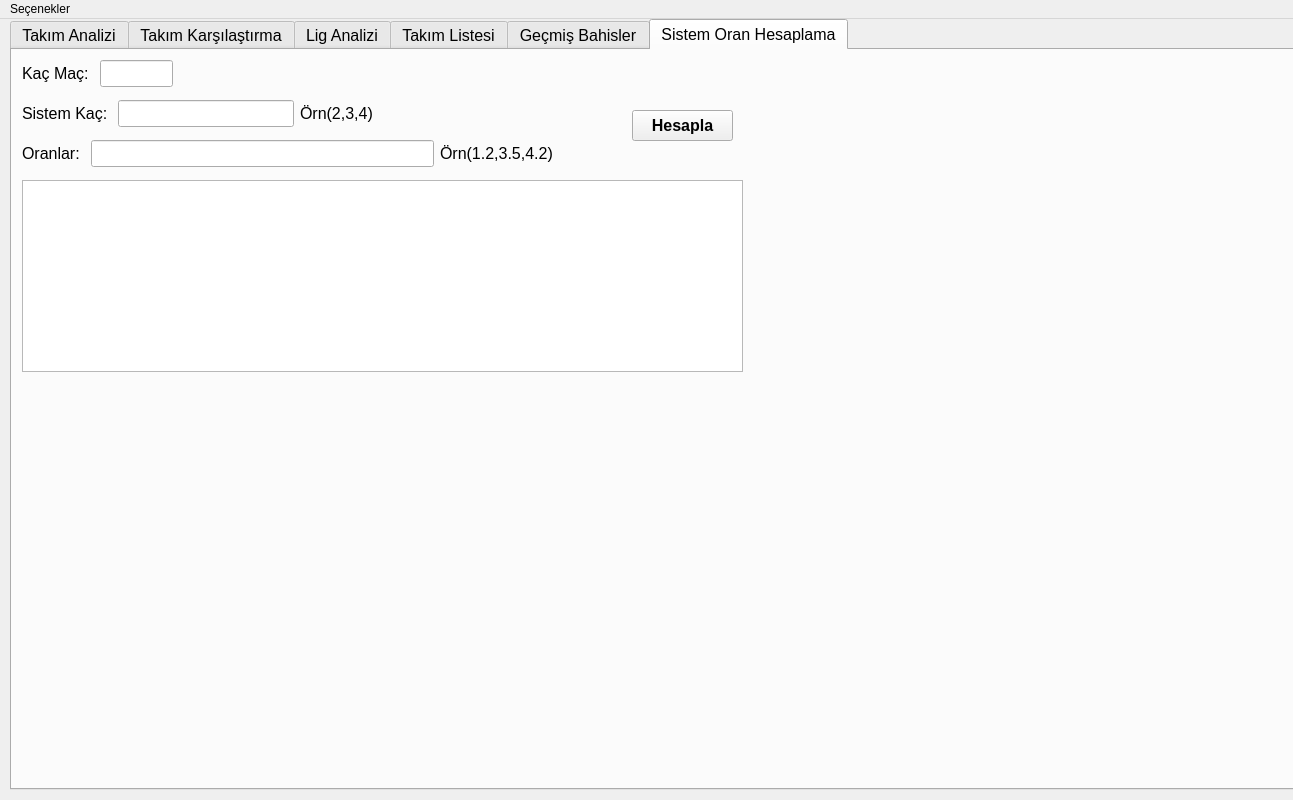
<?xml version="1.0" encoding="UTF-8"?>
<ui version="4.0">
 <class>MainWindow</class>
 <widget class="QMainWindow" name="MainWindow">
  <property name="geometry">
   <rect>
    <x>0</x>
    <y>0</y>
    <width>1293</width>
    <height>800</height>
   </rect>
  </property>
  <property name="windowTitle">
   <string>İDDDA ANALİZ</string>
  </property>
  <widget class="QWidget" name="centralwidget">
   <widget class="QTabWidget" name="rootTabWidget">
    <property name="geometry">
     <rect>
      <x>10</x>
      <y>0</y>
      <width>1291</width>
      <height>771</height>
     </rect>
    </property>
    <property name="sizePolicy">
     <sizepolicy hsizetype="Preferred" vsizetype="Preferred">
      <horstretch>0</horstretch>
      <verstretch>0</verstretch>
     </sizepolicy>
    </property>
    <property name="font">
     <font>
      <pointsize>12</pointsize>
     </font>
    </property>
    <property name="toolTip">
     <string extracomment="hello"/>
    </property>
    <property name="currentIndex">
     <number>5</number>
    </property>
    <widget class="QWidget" name="teamAnalysisTab">
     <attribute name="title">
      <string>Takım Analizi</string>
     </attribute>
     <widget class="QTabWidget" name="teamAnalysisTabWidget">
      <property name="geometry">
       <rect>
        <x>0</x>
        <y>0</y>
        <width>1281</width>
        <height>741</height>
       </rect>
      </property>
      <property name="sizePolicy">
       <sizepolicy hsizetype="Preferred" vsizetype="Preferred">
        <horstretch>0</horstretch>
        <verstretch>0</verstretch>
       </sizepolicy>
      </property>
      <property name="currentIndex">
       <number>0</number>
      </property>
      <widget class="QWidget" name="teamStatsTab">
       <attribute name="title">
        <string>Takım İstatistiği</string>
       </attribute>
       <widget class="QWidget" name="layoutWidget">
        <property name="geometry">
         <rect>
          <x>20</x>
          <y>30</y>
          <width>381</width>
          <height>31</height>
         </rect>
        </property>
        <layout class="QHBoxLayout" name="horizontalLayout">
         <item>
          <widget class="QLabel" name="teamAnalysisLabel">
           <property name="font">
            <font>
             <pointsize>12</pointsize>
            </font>
           </property>
           <property name="toolTip">
            <string>Takım listesindeki isimlerden biri olmalı!</string>
           </property>
           <property name="text">
            <string>Takım İsmi :</string>
           </property>
          </widget>
         </item>
         <item>
          <widget class="QLineEdit" name="teamAnalysisLineEdit">
           <property name="sizePolicy">
            <sizepolicy hsizetype="Expanding" vsizetype="Preferred">
             <horstretch>0</horstretch>
             <verstretch>0</verstretch>
            </sizepolicy>
           </property>
          </widget>
         </item>
         <item>
          <widget class="QPushButton" name="teamAnalysisButton">
           <property name="sizePolicy">
            <sizepolicy hsizetype="Minimum" vsizetype="Preferred">
             <horstretch>0</horstretch>
             <verstretch>0</verstretch>
            </sizepolicy>
           </property>
           <property name="font">
            <font>
             <pointsize>12</pointsize>
             <weight>75</weight>
             <italic>false</italic>
             <bold>true</bold>
            </font>
           </property>
           <property name="toolTip">
            <string>Tıklayınca sonuçlar görünür.</string>
           </property>
           <property name="text">
            <string>İSTATİSTİKLERİ</string>
           </property>
          </widget>
         </item>
        </layout>
       </widget>
       <widget class="QPushButton" name="betHistoryButton">
        <property name="geometry">
         <rect>
          <x>890</x>
          <y>30</y>
          <width>179</width>
          <height>29</height>
         </rect>
        </property>
        <property name="sizePolicy">
         <sizepolicy hsizetype="Minimum" vsizetype="Preferred">
          <horstretch>0</horstretch>
          <verstretch>0</verstretch>
         </sizepolicy>
        </property>
        <property name="font">
         <font>
          <pointsize>12</pointsize>
          <weight>75</weight>
          <italic>false</italic>
          <bold>true</bold>
         </font>
        </property>
        <property name="toolTip">
         <string>Tıklayınca sonuçlar görünür.</string>
        </property>
        <property name="text">
         <string>GEÇMİŞ BAHİSLERİN</string>
        </property>
       </widget>
       <widget class="QTextBrowser" name="teamStatsTextArea">
        <property name="geometry">
         <rect>
          <x>-5</x>
          <y>71</y>
          <width>671</width>
          <height>621</height>
         </rect>
        </property>
       </widget>
       <widget class="QTextBrowser" name="betHistoryTextArea">
        <property name="geometry">
         <rect>
          <x>670</x>
          <y>70</y>
          <width>601</width>
          <height>621</height>
         </rect>
        </property>
       </widget>
      </widget>
      <widget class="QWidget" name="bestTeamsTab">
       <attribute name="title">
        <string>En İyi Takımlar</string>
       </attribute>
       <widget class="QWidget" name="layoutWidget">
        <property name="geometry">
         <rect>
          <x>10</x>
          <y>30</y>
          <width>448</width>
          <height>31</height>
         </rect>
        </property>
        <layout class="QHBoxLayout" name="horizontalLayout_2">
         <item>
          <widget class="QLabel" name="bestTeamLabel">
           <property name="sizePolicy">
            <sizepolicy hsizetype="Fixed" vsizetype="Preferred">
             <horstretch>0</horstretch>
             <verstretch>0</verstretch>
            </sizepolicy>
           </property>
           <property name="font">
            <font>
             <pointsize>12</pointsize>
            </font>
           </property>
           <property name="text">
            <string>Sıralama Çeşidi :</string>
           </property>
          </widget>
         </item>
         <item>
          <widget class="QComboBox" name="bestTeamComboBox">
           <property name="sizePolicy">
            <sizepolicy hsizetype="Preferred" vsizetype="Preferred">
             <horstretch>0</horstretch>
             <verstretch>0</verstretch>
            </sizepolicy>
           </property>
           <item>
            <property name="text">
             <string>En İyi Sonuç Alanlar</string>
            </property>
           </item>
           <item>
            <property name="text">
             <string>En Kötü Sonuç Alanlar</string>
            </property>
           </item>
           <item>
            <property name="text">
             <string>En Çok Gol Atanlar</string>
            </property>
           </item>
           <item>
            <property name="text">
             <string>En Az Gol Atanlar</string>
            </property>
           </item>
           <item>
            <property name="text">
             <string>En Çok Gol Yiyenler</string>
            </property>
           </item>
           <item>
            <property name="text">
             <string>En Az Gol Yiyenler</string>
            </property>
           </item>
           <item>
            <property name="text">
             <string>Maçlarında En Çok Gol Olanlar</string>
            </property>
           </item>
           <item>
            <property name="text">
             <string>Maçlarında En Az Gol Olanlar</string>
            </property>
           </item>
           <item>
            <property name="text">
             <string>Maçlarında En Çok Geri Dönüş Yaşayanlar</string>
            </property>
           </item>
           <item>
            <property name="text">
             <string>En Çok Korner</string>
            </property>
           </item>
          </widget>
         </item>
        </layout>
       </widget>
       <widget class="QTextBrowser" name="bestTeamsTextArea">
        <property name="geometry">
         <rect>
          <x>0</x>
          <y>70</y>
          <width>1141</width>
          <height>641</height>
         </rect>
        </property>
       </widget>
      </widget>
     </widget>
    </widget>
    <widget class="QWidget" name="compareTwoTab">
     <attribute name="title">
      <string>Takım Karşılaştırma</string>
     </attribute>
     <widget class="QPushButton" name="compareButton">
      <property name="geometry">
       <rect>
        <x>0</x>
        <y>60</y>
        <width>101</width>
        <height>31</height>
       </rect>
      </property>
      <property name="font">
       <font>
        <pointsize>12</pointsize>
        <weight>75</weight>
        <bold>true</bold>
       </font>
      </property>
      <property name="text">
       <string>Karşılaştır</string>
      </property>
     </widget>
     <widget class="QWidget" name="layoutWidget">
      <property name="geometry">
       <rect>
        <x>0</x>
        <y>20</y>
        <width>831</width>
        <height>27</height>
       </rect>
      </property>
      <layout class="QHBoxLayout" name="horizontalLayout_3">
       <item>
        <widget class="QLabel" name="homeTeamLabel">
         <property name="font">
          <font>
           <pointsize>12</pointsize>
          </font>
         </property>
         <property name="text">
          <string>Ev Sahibi :</string>
         </property>
        </widget>
       </item>
       <item>
        <widget class="QLineEdit" name="homeTeamLineEdit">
         <property name="sizePolicy">
          <sizepolicy hsizetype="Preferred" vsizetype="Preferred">
           <horstretch>0</horstretch>
           <verstretch>0</verstretch>
          </sizepolicy>
         </property>
        </widget>
       </item>
       <item>
        <widget class="QLabel" name="awayTeamLabel">
         <property name="font">
          <font>
           <pointsize>12</pointsize>
          </font>
         </property>
         <property name="text">
          <string>Deplasman :</string>
         </property>
        </widget>
       </item>
       <item>
        <widget class="QLineEdit" name="awayTeamLineEdit">
         <property name="sizePolicy">
          <sizepolicy hsizetype="Preferred" vsizetype="Preferred">
           <horstretch>0</horstretch>
           <verstretch>0</verstretch>
          </sizepolicy>
         </property>
        </widget>
       </item>
       <item>
        <widget class="QLabel" name="compTwoLeagueLabel">
         <property name="font">
          <font>
           <pointsize>12</pointsize>
          </font>
         </property>
         <property name="text">
          <string>Hangi Maçlara Göre?</string>
         </property>
        </widget>
       </item>
       <item>
        <widget class="QComboBox" name="compTwoComboBox">
         <property name="sizePolicy">
          <sizepolicy hsizetype="Expanding" vsizetype="Preferred">
           <horstretch>0</horstretch>
           <verstretch>0</verstretch>
          </sizepolicy>
         </property>
         <item>
          <property name="text">
           <string>Sadece Lig</string>
          </property>
         </item>
         <item>
          <property name="text">
           <string>Sadece Şamp. Ligi</string>
          </property>
         </item>
         <item>
          <property name="text">
           <string>Her İkisi de</string>
          </property>
         </item>
        </widget>
       </item>
      </layout>
     </widget>
     <widget class="QTextBrowser" name="compTextArea">
      <property name="geometry">
       <rect>
        <x>0</x>
        <y>100</y>
        <width>1141</width>
        <height>641</height>
       </rect>
      </property>
     </widget>
    </widget>
    <widget class="QWidget" name="leagueAnalysisTab">
     <attribute name="title">
      <string>Lig Analizi</string>
     </attribute>
     <widget class="QWidget" name="layoutWidget">
      <property name="geometry">
       <rect>
        <x>6</x>
        <y>20</y>
        <width>261</width>
        <height>41</height>
       </rect>
      </property>
      <layout class="QHBoxLayout" name="horizontalLayout_4">
       <item>
        <widget class="QLabel" name="leagueLabel">
         <property name="sizePolicy">
          <sizepolicy hsizetype="Fixed" vsizetype="Preferred">
           <horstretch>0</horstretch>
           <verstretch>0</verstretch>
          </sizepolicy>
         </property>
         <property name="font">
          <font>
           <pointsize>12</pointsize>
          </font>
         </property>
         <property name="text">
          <string>Lig Seç :</string>
         </property>
        </widget>
       </item>
       <item>
        <widget class="QComboBox" name="leagueComboBox">
         <property name="sizePolicy">
          <sizepolicy hsizetype="Preferred" vsizetype="Preferred">
           <horstretch>0</horstretch>
           <verstretch>0</verstretch>
          </sizepolicy>
         </property>
         <item>
          <property name="text">
           <string>Almanya</string>
          </property>
         </item>
         <item>
          <property name="text">
           <string>İngiltere</string>
          </property>
         </item>
         <item>
          <property name="text">
           <string>İspanya</string>
          </property>
         </item>
         <item>
          <property name="text">
           <string>İtalya</string>
          </property>
         </item>
         <item>
          <property name="text">
           <string>Türkiye</string>
          </property>
         </item>
        </widget>
       </item>
      </layout>
     </widget>
    </widget>
    <widget class="QWidget" name="teamListTab">
     <attribute name="title">
      <string>Takım Listesi</string>
     </attribute>
     <widget class="QTextBrowser" name="teamListTextArea">
      <property name="geometry">
       <rect>
        <x>0</x>
        <y>0</y>
        <width>1141</width>
        <height>751</height>
       </rect>
      </property>
     </widget>
    </widget>
    <widget class="QWidget" name="prevBetsTab">
     <attribute name="title">
      <string>Geçmiş Bahisler</string>
     </attribute>
     <widget class="QTabWidget" name="prevBetsTabInner">
      <property name="geometry">
       <rect>
        <x>6</x>
        <y>9</y>
        <width>1271</width>
        <height>731</height>
       </rect>
      </property>
      <property name="currentIndex">
       <number>2</number>
      </property>
      <widget class="QWidget" name="betDateSearchTab">
       <attribute name="title">
        <string>Zaman Ara</string>
       </attribute>
       <widget class="QWidget" name="layoutWidget">
        <property name="geometry">
         <rect>
          <x>10</x>
          <y>10</y>
          <width>621</width>
          <height>29</height>
         </rect>
        </property>
        <layout class="QHBoxLayout" name="horizontalLayout_5">
         <item>
          <widget class="QLabel" name="startDateLabel">
           <property name="font">
            <font>
             <pointsize>12</pointsize>
            </font>
           </property>
           <property name="text">
            <string>Başlangıç Tarihi</string>
           </property>
          </widget>
         </item>
         <item>
          <widget class="QLineEdit" name="startDateLineEdit">
           <property name="sizePolicy">
            <sizepolicy hsizetype="Preferred" vsizetype="Preferred">
             <horstretch>0</horstretch>
             <verstretch>0</verstretch>
            </sizepolicy>
           </property>
          </widget>
         </item>
         <item>
          <widget class="QLabel" name="endDateLabel">
           <property name="font">
            <font>
             <pointsize>12</pointsize>
            </font>
           </property>
           <property name="text">
            <string>Bitiş Tarihi</string>
           </property>
          </widget>
         </item>
         <item>
          <widget class="QLineEdit" name="endDateLineEdit">
           <property name="sizePolicy">
            <sizepolicy hsizetype="Preferred" vsizetype="Preferred">
             <horstretch>0</horstretch>
             <verstretch>0</verstretch>
            </sizepolicy>
           </property>
           <property name="text">
            <string/>
           </property>
          </widget>
         </item>
         <item>
          <widget class="QPushButton" name="dateSearchButton">
           <property name="font">
            <font>
             <pointsize>12</pointsize>
             <weight>75</weight>
             <bold>true</bold>
            </font>
           </property>
           <property name="text">
            <string>Ara</string>
           </property>
          </widget>
         </item>
        </layout>
       </widget>
       <widget class="QTextBrowser" name="betDateSearchStatTextArea">
        <property name="geometry">
         <rect>
          <x>670</x>
          <y>50</y>
          <width>601</width>
          <height>651</height>
         </rect>
        </property>
       </widget>
       <widget class="QTextBrowser" name="betDateSearchBetsTextArea">
        <property name="geometry">
         <rect>
          <x>0</x>
          <y>50</y>
          <width>661</width>
          <height>651</height>
         </rect>
        </property>
       </widget>
      </widget>
      <widget class="QWidget" name="betWeekTab">
       <attribute name="title">
        <string>Hafta Ara</string>
       </attribute>
       <widget class="QWidget" name="layoutWidget">
        <property name="geometry">
         <rect>
          <x>3</x>
          <y>10</y>
          <width>591</width>
          <height>27</height>
         </rect>
        </property>
        <layout class="QHBoxLayout" name="horizontalLayout_6">
         <item>
          <widget class="QLabel" name="betWeekLabel">
           <property name="sizePolicy">
            <sizepolicy hsizetype="Fixed" vsizetype="Preferred">
             <horstretch>0</horstretch>
             <verstretch>0</verstretch>
            </sizepolicy>
           </property>
           <property name="font">
            <font>
             <pointsize>12</pointsize>
            </font>
           </property>
           <property name="text">
            <string>Bülten Haftası: </string>
           </property>
          </widget>
         </item>
         <item>
          <widget class="QComboBox" name="betWeekComboBox"/>
         </item>
        </layout>
       </widget>
       <widget class="QTextBrowser" name="betWeekBetsTextArea">
        <property name="geometry">
         <rect>
          <x>0</x>
          <y>50</y>
          <width>661</width>
          <height>651</height>
         </rect>
        </property>
       </widget>
       <widget class="QTextBrowser" name="betWeekStatsTextArea">
        <property name="geometry">
         <rect>
          <x>670</x>
          <y>50</y>
          <width>601</width>
          <height>651</height>
         </rect>
        </property>
       </widget>
      </widget>
      <widget class="QWidget" name="betTypeSearchTab">
       <attribute name="title">
        <string>Bahis Türü Ara</string>
       </attribute>
       <widget class="QTextBrowser" name="betTypeStatsTextArea">
        <property name="geometry">
         <rect>
          <x>670</x>
          <y>40</y>
          <width>601</width>
          <height>651</height>
         </rect>
        </property>
       </widget>
       <widget class="QTextBrowser" name="betTypeBetsTextArea">
        <property name="geometry">
         <rect>
          <x>0</x>
          <y>40</y>
          <width>661</width>
          <height>651</height>
         </rect>
        </property>
       </widget>
       <widget class="QWidget" name="layoutWidget_2">
        <property name="geometry">
         <rect>
          <x>10</x>
          <y>10</y>
          <width>591</width>
          <height>27</height>
         </rect>
        </property>
        <layout class="QHBoxLayout" name="horizontalLayout_7">
         <item>
          <widget class="QLabel" name="betTypeLabel">
           <property name="sizePolicy">
            <sizepolicy hsizetype="Fixed" vsizetype="Preferred">
             <horstretch>0</horstretch>
             <verstretch>0</verstretch>
            </sizepolicy>
           </property>
           <property name="font">
            <font>
             <pointsize>12</pointsize>
            </font>
           </property>
           <property name="text">
            <string>Bahis Türü: </string>
           </property>
          </widget>
         </item>
         <item>
          <widget class="QComboBox" name="betTypeComboBox"/>
         </item>
        </layout>
       </widget>
      </widget>
     </widget>
    </widget>
    <widget class="QWidget" name="calculatorTab">
     <attribute name="title">
      <string>Sistem Oran Hesaplama</string>
     </attribute>
     <widget class="QPushButton" name="calculateButton">
      <property name="geometry">
       <rect>
        <x>620</x>
        <y>60</y>
        <width>101</width>
        <height>31</height>
       </rect>
      </property>
      <property name="font">
       <font>
        <pointsize>12</pointsize>
        <weight>75</weight>
        <bold>true</bold>
       </font>
      </property>
      <property name="text">
       <string>Hesapla</string>
      </property>
     </widget>
     <widget class="QTextBrowser" name="calculateTextArea">
      <property name="geometry">
       <rect>
        <x>10</x>
        <y>130</y>
        <width>721</width>
        <height>192</height>
       </rect>
      </property>
     </widget>
     <widget class="QWidget" name="">
      <property name="geometry">
       <rect>
        <x>10</x>
        <y>90</y>
        <width>531</width>
        <height>27</height>
       </rect>
      </property>
      <layout class="QHBoxLayout" name="horizontalLayout_8">
       <item>
        <widget class="QLabel" name="oddsLabel">
         <property name="sizePolicy">
          <sizepolicy hsizetype="Fixed" vsizetype="Preferred">
           <horstretch>0</horstretch>
           <verstretch>0</verstretch>
          </sizepolicy>
         </property>
         <property name="font">
          <font>
           <pointsize>12</pointsize>
          </font>
         </property>
         <property name="text">
          <string>Oranlar: </string>
         </property>
        </widget>
       </item>
       <item>
        <widget class="QLineEdit" name="addLineEdit">
         <property name="sizePolicy">
          <sizepolicy hsizetype="Preferred" vsizetype="Preferred">
           <horstretch>0</horstretch>
           <verstretch>0</verstretch>
          </sizepolicy>
         </property>
        </widget>
       </item>
       <item>
        <widget class="QLabel" name="oddsLabel_2">
         <property name="sizePolicy">
          <sizepolicy hsizetype="Fixed" vsizetype="Preferred">
           <horstretch>0</horstretch>
           <verstretch>0</verstretch>
          </sizepolicy>
         </property>
         <property name="font">
          <font>
           <pointsize>12</pointsize>
          </font>
         </property>
         <property name="text">
          <string>Örn(1.2,3.5,4.2)</string>
         </property>
        </widget>
       </item>
      </layout>
     </widget>
     <widget class="QWidget" name="">
      <property name="geometry">
       <rect>
        <x>10</x>
        <y>50</y>
        <width>351</width>
        <height>27</height>
       </rect>
      </property>
      <layout class="QHBoxLayout" name="horizontalLayout_9">
       <item>
        <widget class="QLabel" name="whichSystemLabel">
         <property name="sizePolicy">
          <sizepolicy hsizetype="Fixed" vsizetype="Preferred">
           <horstretch>0</horstretch>
           <verstretch>0</verstretch>
          </sizepolicy>
         </property>
         <property name="font">
          <font>
           <pointsize>12</pointsize>
          </font>
         </property>
         <property name="text">
          <string>Sistem Kaç: </string>
         </property>
        </widget>
       </item>
       <item>
        <widget class="QLineEdit" name="whichSystemLineEdit">
         <property name="sizePolicy">
          <sizepolicy hsizetype="Preferred" vsizetype="Preferred">
           <horstretch>0</horstretch>
           <verstretch>0</verstretch>
          </sizepolicy>
         </property>
         <property name="text">
          <string/>
         </property>
        </widget>
       </item>
       <item>
        <widget class="QLabel" name="whichSystemLabel_2">
         <property name="sizePolicy">
          <sizepolicy hsizetype="Fixed" vsizetype="Preferred">
           <horstretch>0</horstretch>
           <verstretch>0</verstretch>
          </sizepolicy>
         </property>
         <property name="font">
          <font>
           <pointsize>12</pointsize>
          </font>
         </property>
         <property name="text">
          <string>Örn(2,3,4)</string>
         </property>
        </widget>
       </item>
      </layout>
     </widget>
     <widget class="QWidget" name="">
      <property name="geometry">
       <rect>
        <x>10</x>
        <y>10</y>
        <width>151</width>
        <height>27</height>
       </rect>
      </property>
      <layout class="QHBoxLayout" name="horizontalLayout_10">
       <item>
        <widget class="QLabel" name="howManyMatchLabel">
         <property name="sizePolicy">
          <sizepolicy hsizetype="Fixed" vsizetype="Preferred">
           <horstretch>0</horstretch>
           <verstretch>0</verstretch>
          </sizepolicy>
         </property>
         <property name="font">
          <font>
           <pointsize>12</pointsize>
          </font>
         </property>
         <property name="text">
          <string>Kaç Maç: </string>
         </property>
        </widget>
       </item>
       <item>
        <widget class="QLineEdit" name="howManyMatcLine">
         <property name="sizePolicy">
          <sizepolicy hsizetype="Preferred" vsizetype="Preferred">
           <horstretch>0</horstretch>
           <verstretch>0</verstretch>
          </sizepolicy>
         </property>
        </widget>
       </item>
      </layout>
     </widget>
    </widget>
   </widget>
  </widget>
  <widget class="QMenuBar" name="menubar">
   <property name="geometry">
    <rect>
     <x>0</x>
     <y>0</y>
     <width>1293</width>
     <height>21</height>
    </rect>
   </property>
   <widget class="QMenu" name="menuSe_enekler">
    <property name="title">
     <string>Seçenekler</string>
    </property>
    <addaction name="actionBa_ka_Bi_i"/>
    <addaction name="separator"/>
    <addaction name="exitAction"/>
   </widget>
   <addaction name="menuSe_enekler"/>
  </widget>
  <action name="exitAction">
   <property name="text">
    <string>Çıkış</string>
   </property>
  </action>
  <action name="actionBa_ka_Bi_i">
   <property name="text">
    <string>Başka Bişi</string>
   </property>
  </action>
 </widget>
 <resources/>
 <connections/>
</ui>
